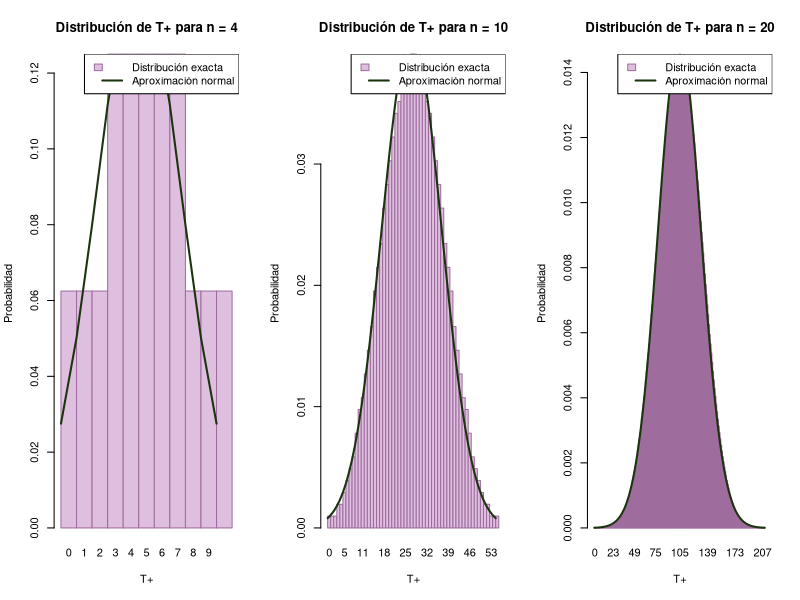

This chart was generated by the following R code:

# IECD 2C2024 - Trabajo Práctico Final - Archivo de R

#Integrantes:
# Pilar Arévalo, LU 140/22, mail: arevalo.pilu@gmail.com
# Lara Calderón, LU 3334/22, mail: lc.calderon.lara@gmail.com
# Bautista Gilardón, LU 742/21, mail: bautistagilardon@gmail.com


#### EJERCICIO 1 ####

class(c(T, F))  # ----> "logical"
class(c(T, F, 1)) # ----> "numeric"
class(c(T, F, 1, "1")) # ----> "character"

#### EJERCICIO 2 ####

class(density) # ----> "function"
class(density(1:500)) # ----> "density"
?density

#### EJERCICIO 3 ####

length(methods(print)) # ----> 191, 238, 246
methods(class = "density")
length(setdiff(methods(class = "density"), "plot.density")) # ----> 5

#### EJERCICIO 4 ####

# generamos la muestra
mu <- 1
sigma_sq <- 1
n <- 30
X <- rnorm(n, mean = mu, sd = sqrt(sigma_sq))

# ejecutamos el test
mu_0 <- 0
alfa <- 0.05

test_t <- t.test(
  X,
  alternative = "two.sided",
  mu = mu_0,
  conf.level = 1 - alfa
)

unclass(test_t)
help(unclass)
class(unclass(test_t))

#### EJERCICIO 12 ####

particiones <- function(t,n) {
  
  if (n == 0) {
    return (ifelse(t == 0, 1, 0))
  }
  
  if (t < 0 || t > n * (n + 1) / 2) {
    return(0)
  }
  
  return(particiones(t, n - 1) + particiones(t - n, n - 1))
  
}

#### EJERCICIO 13 ####

# función de probabilidad puntual
dTmas <- function(x, n) {
  
  ret <- vector(mode = "numeric", length = length(x))
  
  for (i in seq_along(x)) {
    ret[i] <- particiones(x[i], n) / 2^n
  }
  
  return(ret)
  
}

# función de distribución
pTmas <- function(x, n) { 
  
  ret <- vector(mode = "numeric", length = length(x))
  
  for (i in seq_along(x)) {
    ret[i] <- sum(dTmas(0 : x[i], n))
  }
  
  return(ret)
  
}

#### EJERCICIO 14 ####

mi.wilcox.test <- function(x, alternative = 'two.sided', mu = 0) {
  
  diferencias <- x -mu
  rangos <- rank(abs(diferencias))
  Tmas <- sum(rangos[diferencias > 0])
  
  n <- length(x)
  
  if(alternative == 'two.sided') {
    p_valor <- 2 * min(pTmas(Tmas, n), 1 - pTmas(Tmas - 1, n)) 
  }
  if(alternative == 'greater') {
    p_valor <- 1 - pTmas(Tmas - 1, n)
  }
  if(alternative == 'less') {
    p_valor <- pTmas(Tmas, n)
  }
  
  structure(
    list(
      alternative = alternative,
      statistic = Tmas,
      p.value = p_valor
    ),
    class = 'htest'
  )

}

#### EJERCICIO 17 ####

par(mfrow = c(1,3))

esperanza_Tmas <- function(n) {
  return((n * (n + 1)) / 4)
}

varianza_Tmas <- function(n) {
  return((n * (n + 1) * (2 * n + 1)) / 24)
}

enes <- c(4,10,20)

for (n in enes) {
  valores_t <- 0 : (n * (n + 1) / 2)
  
  dist_exacta <- dTmas(valores_t, n)
  
  esperanza <- esperanza_Tmas(n)
  desvio <- sqrt(varianza_Tmas(n))
  
  normal <- dnorm(valores_t, mean = esperanza, sd = desvio)
  
  barplot(
    dist_exacta, space = 0, names.arg = valores_t, col = '#dfbfdf', border = '#9E6D9E',
    main = paste("Distribución de T+ para n =", n),
    ylab = "Probabilidad", xlab = "T+"
  )
  lines(valores_t, normal, col = '#1B340E', lwd = 2)
  legend(
    "topright", legend = c("Distribución exacta", "Aproximación normal"),
    fill = c('#dfbfdf', NA), border = c('#9E6D9E', NA),
    col = c(NA, '#1B340E'), lty = c(0, 1), lwd = c(NA, 2)
  )
  
}

# Copiamos el codigo que utilizamos para exportar las imagenes

#for (n in enes) {
#  valores_t <- 0 : (n * (n + 1) / 2)
#  
#  dist_exacta <- dTmas(valores_t, n)
#  
#  esperanza <- esperanza_Tmas(n)
#  desvio <- sqrt(varianza_Tmas(n))
#  
#  normal <- dnorm(valores_t, mean = esperanza, sd = desvio)
#  
#  png(paste0("grafico_n_", n, ".png"))
#  
#  xlim_range <- c(0, max(valores_t) * 1.2) 
#  ylim_range <- c(0, max(c(dist_exacta, normal)) * 1.1)  
#
#  barplot(
#    dist_exacta, space = 0, names.arg = valores_t, col = '#dfbfdf', border = '#9E6D9E',
#    main = paste("Distribución de T+ para n =", n),
#    ylab = "Probabilidad", xlab = "T+",
#    xlim = xlim_range, ylim = ylim_range
#  )
#  
#  lines(valores_t, normal, col = '#1B340E', lwd = 2)
#  
#  legend(
#    "topright", legend = c("Distribución exacta", "Aproximación normal"),
#    fill = c('#dfbfdf', NA), border = c('#9E6D9E', NA),
#    col = c(NA, '#1B340E'), lty = c(0, 1), lwd = c(NA, 2)
#  )
#  
#  dev.off()
#}

#### EJERCICIO 18 ####

set.seed(1984)
n <- 12
theta1 <- 1
sigma_sq <- 1

# Computamos el test de wilcoxon
X <- rnorm(n, mean=theta1, sd=sqrt(sigma_sq))
test_w=mi.wilcox.test(X, alternative = 'greater', mu = 0)
test_w$p.value

# Realizamos bootstrap para estimar la potencia del test de Wilcoxon
theta1 = 1
sigma_sq <- 1
m = 10000
n=12

resultados_pv <-c()
for(i in 1:m){
  X <- rnorm(n, mean=theta1, sd=sqrt(sigma_sq))
  #test_w=mi.wilcox.test(X, alternative = 'greater', mu = 0)
  test_w=wilcox.test(X, alternative = 'greater', mu = 0)
  #nuestro test tarda mucho para m muy grande, asi que realizamos bootstrap con el implementado en R
  resultados_pv <- c(resultados_pv,test_w$p.value) 
}
resultados_pv
mean(resultados_pv < 0.05)

#### EJERCICIO 19 ####

#creamos un test normal
n.test<-function(x,mu=0,sigma=1,nivel=0.05,alternative="greater"){
  n=length(x)
  T_obs=(sqrt(n)*(mean(x)-mu)/sigma)
  
  if(alternative=="greater"){
    p_valor=pnorm(T_obs,lower.tail = FALSE)
  }else if(alternative=="less"){
    p_valor=pnorm(T_obs,lower.tail = TRUE)
  }else if(alternative=="two.sided"){
    p_valor=2*pnorm(abs(T_obs),lower.tail = FALSE)
  }else{
    print("alternative invalid")
  }
  structure(
    list(
      alternative = alternative,
      statistic = T_obs,
      p.value = p_valor
    ),
    class = 'htest'
  )
}
#computamos el test normal
n=12
X=rnorm(n,mean=1,sd=1)
n.test(X,mu=0,alternative="greater")

#Realizamos los cálculos necesarios para obtener la potencia del test n de nivel 0.05
n_095<-qnorm(0.05,lower.tail=FALSE)
t<-n_095-sqrt(12)
prob<-pnorm(t,lower.tail = FALSE)
prob

#Creamos el test del signo
test_signo<-function(x,mu=0,alternative="greater"){
  n=length(x)
  T_obs=sum(x>0)
  if(alternative=="greater"){
    pvalor=1-pbinom(T_obs-1,n,0.5)
  }else if(alternative=="less"){
    pvalor=pbinom(T_obs,n,0.5)
  }else if(alternative=="two.sided"){
    pvalor=2*(1-pbinom(T_obs-1,n,0.5))
  }else{
    print("invalid altenative")
  }
  structure(
    list(
      alternative = alternative,
      statistic = T_obs,
      p.value = pvalor
    ),
    class = 'htest'
  )
}  
#computo test del signo
X=rnorm(12,mean=1)
test_signo(X, mu = 0, alternative = "greater")

#Realizamos bootstrap para estimar la potencia del test del signo
theta1 = 1
sigma_sq <- 1
m = 10000
n=12

resultados_pv_s <-c()
for(i in 1:m){
  X <- rnorm(n, mean=theta1, sd=sqrt(sigma_sq))
  sd(X)
  mean(X)
  #test_signo <- SignTest(X, mu = 0, alternative = "greater") 
  test_signoo <- test_signo(X, mu = 0, alternative = "greater")
  
  resultados_pv_s <- c(resultados_pv_s,test_signoo$p.value) 
}
resultados_pv_s
mean(resultados_pv_s < 0.05)

# la potencia estimada de w dio 0.927
#la anallitica de n dio 0,9655
#la estimada de s dio 0.7082
